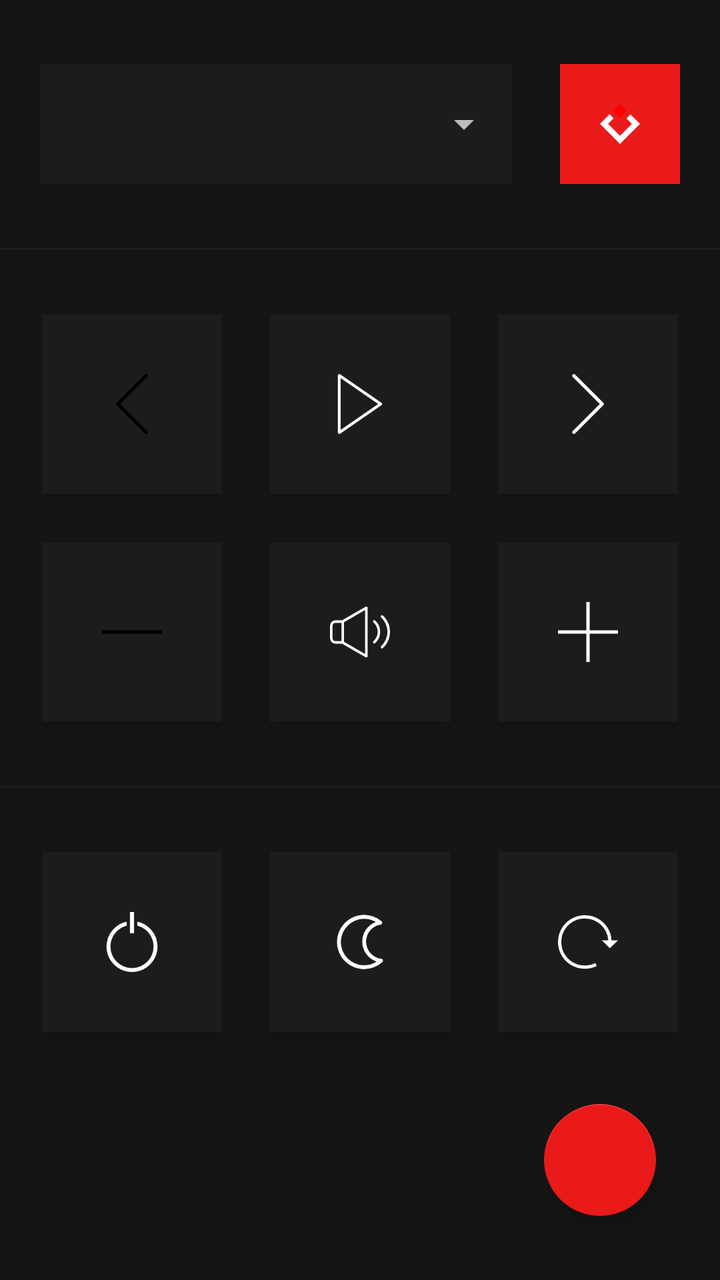
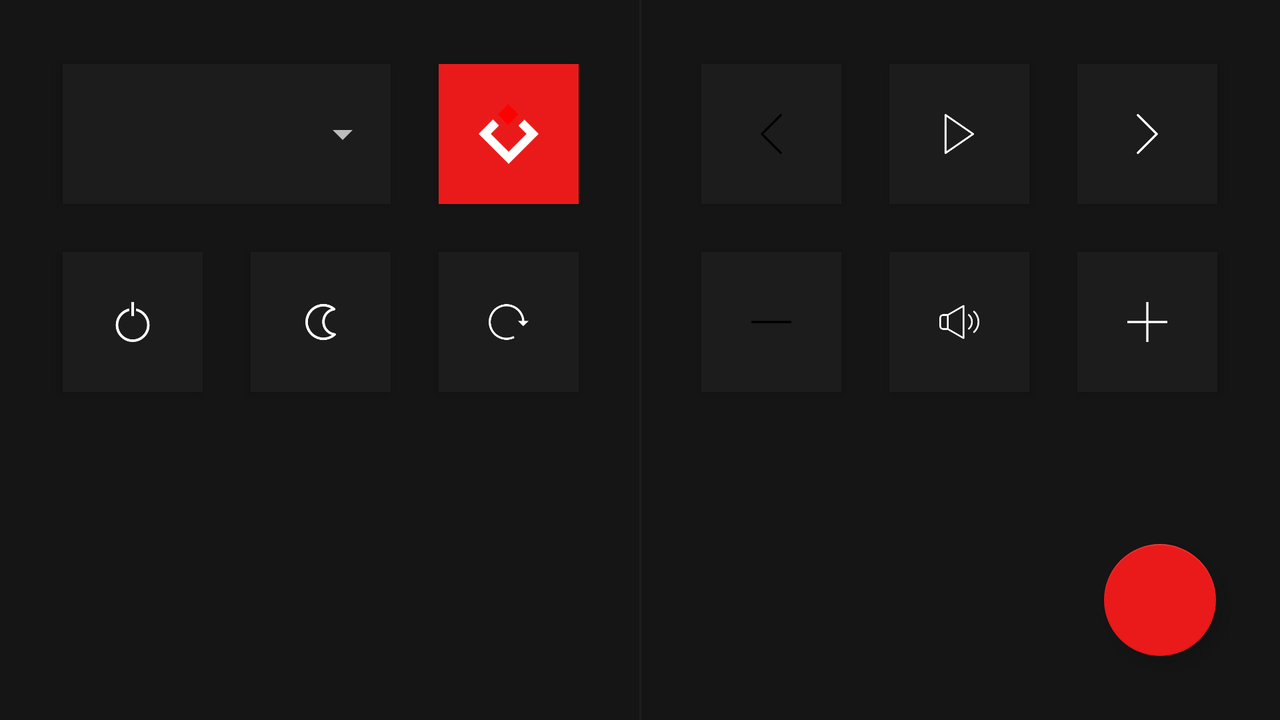

The same Android screen from two of the app's own layout files: first res/layout/ as a phone draws it, then the repository's variant for another configuration, drawn on a device whose configuration selects that folder. Both files follow.
<!-- AndroidManifest.xml: application theme MyTheme -->
<!-- res/layout/fragment_control.xml -->
<?xml version="1.0" encoding="utf-8"?>
<androidx.constraintlayout.widget.ConstraintLayout xmlns:android="http://schemas.android.com/apk/res/android"
    xmlns:app="http://schemas.android.com/apk/res-auto"
    xmlns:tools="http://schemas.android.com/tools"
    android:layout_width="match_parent"
    android:layout_height="match_parent"
    android:background="#151515"
    tools:context=".ControlFragment">


    <ImageButton
        android:id="@+id/button_prev"
        android:layout_width="90dp"
        android:layout_height="90dp"
        android:layout_marginTop="32dp"
        android:layout_marginEnd="24dp"
        android:alpha="1"
        android:background="#1C1C1C"
        android:elevation="3dp"
        android:foreground="?android:attr/selectableItemBackground"
        android:paddingTop="30dp"
        android:paddingBottom="30dp"
        android:scaleType="centerInside"
        android:src="@drawable/prev"
        app:layout_constraintEnd_toStartOf="@+id/button_play"
        app:layout_constraintTop_toBottomOf="@+id/line2" />

    <ImageButton
        android:id="@+id/button_play"
        android:layout_width="90dp"
        android:layout_height="90dp"
        android:alpha="1"
        android:background="#1C1C1C"
        android:elevation="3dp"
        android:foreground="?android:attr/selectableItemBackground"
        android:paddingTop="30dp"
        android:paddingBottom="30dp"
        android:scaleType="centerInside"
        android:src="@drawable/play"
        app:layout_constraintEnd_toEndOf="parent"
        app:layout_constraintHorizontal_bias="0.5"
        app:layout_constraintStart_toStartOf="parent"
        app:layout_constraintTop_toTopOf="@+id/button_prev" />

    <ImageButton
        android:id="@+id/button_next"
        android:layout_width="90dp"
        android:layout_height="90dp"
        android:layout_marginStart="24dp"
        android:alpha="1"
        android:background="#1C1C1C"
        android:elevation="3dp"
        android:foreground="?android:attr/selectableItemBackground"
        android:paddingTop="30dp"
        android:paddingBottom="30dp"
        android:scaleType="centerInside"
        android:src="@drawable/next"
        app:layout_constraintStart_toEndOf="@+id/button_play"
        app:layout_constraintTop_toTopOf="@+id/button_play" />

    <ImageButton
        android:id="@+id/button_vol_down"
        android:layout_width="90dp"
        android:layout_height="90dp"
        android:layout_marginTop="24dp"
        android:alpha="1"
        android:background="#1C1C1C"
        android:elevation="3dp"
        android:foreground="?android:attr/selectableItemBackground"
        android:paddingTop="30dp"
        android:paddingBottom="30dp"
        android:scaleType="centerInside"
        android:src="@drawable/down"
        app:layout_constraintStart_toStartOf="@+id/button_prev"
        app:layout_constraintTop_toBottomOf="@+id/button_prev" />

    <ImageButton
        android:id="@+id/button_vol_mute"
        android:layout_width="90dp"
        android:layout_height="90dp"
        android:alpha="1"
        android:background="#1C1C1C"
        android:elevation="3dp"
        android:foreground="?android:attr/selectableItemBackground"
        android:paddingTop="30dp"
        android:paddingBottom="30dp"
        android:scaleType="centerInside"
        android:src="@drawable/mute"
        app:layout_constraintStart_toStartOf="@+id/button_play"
        app:layout_constraintTop_toTopOf="@+id/button_vol_down" />

    <ImageButton
        android:id="@+id/button_vol_up"
        android:layout_width="90dp"
        android:layout_height="90dp"
        android:alpha="1"
        android:background="#1C1C1C"
        android:elevation="3dp"
        android:foreground="?android:attr/selectableItemBackground"
        android:paddingTop="30dp"
        android:paddingBottom="30dp"
        android:scaleType="centerInside"
        android:src="@drawable/up"
        app:layout_constraintStart_toStartOf="@+id/button_next"
        app:layout_constraintTop_toTopOf="@+id/button_vol_mute" />

    <com.google.android.material.floatingactionbutton.FloatingActionButton
        android:id="@+id/floatingActionButton"
        android:layout_width="wrap_content"
        android:layout_height="wrap_content"
        android:layout_marginEnd="32dp"
        android:layout_marginBottom="32dp"
        android:clickable="true"
        app:backgroundTint="#EA1A1A"
        app:layout_constraintBottom_toBottomOf="parent"
        app:layout_constraintEnd_toEndOf="parent"
        app:srcCompat="@drawable/ic_add" />

    <ImageButton
        android:id="@+id/button_shutdown"
        android:layout_width="90dp"
        android:layout_height="90dp"
        android:layout_marginTop="32dp"
        android:layout_marginEnd="24dp"
        android:background="#1C1C1C"
        android:elevation="3dp"
        android:foreground="?android:attr/selectableItemBackground"
        android:paddingTop="30dp"
        android:paddingBottom="30dp"
        android:scaleType="centerInside"
        android:src="@drawable/shutdown"
        app:layout_constraintEnd_toStartOf="@+id/button_sleep"
        app:layout_constraintTop_toBottomOf="@+id/line" />

    <ImageButton
        android:id="@+id/button_sleep"
        android:layout_width="90dp"
        android:layout_height="90dp"
        android:background="#1C1C1C"
        android:elevation="3dp"
        android:foreground="?android:attr/selectableItemBackground"
        android:paddingTop="30dp"
        android:paddingBottom="30dp"
        android:scaleType="centerInside"
        android:src="@drawable/sleep"
        app:layout_constraintEnd_toEndOf="parent"
        app:layout_constraintHorizontal_bias="0.5"
        app:layout_constraintStart_toStartOf="parent"
        app:layout_constraintTop_toTopOf="@+id/button_shutdown" />

    <ImageButton
        android:id="@+id/button_restart"
        android:layout_width="90dp"
        android:layout_height="90dp"
        android:layout_marginStart="24dp"
        android:background="#1C1C1C"
        android:elevation="3dp"
        android:foreground="?android:attr/selectableItemBackground"
        android:paddingTop="30dp"
        android:paddingBottom="30dp"
        android:scaleType="centerInside"
        android:src="@drawable/restart"
        app:layout_constraintStart_toEndOf="@+id/button_sleep"
        app:layout_constraintTop_toTopOf="@+id/button_sleep" />

    <View
        android:id="@+id/line"
        android:layout_width="0dp"
        android:layout_height="1dp"
        android:layout_marginTop="32dp"
        android:background="#1E1E1E"
        app:layout_constraintEnd_toEndOf="parent"
        app:layout_constraintStart_toStartOf="parent"
        app:layout_constraintTop_toBottomOf="@+id/button_vol_mute" />

    <View
        android:id="@+id/line2"
        android:layout_width="0dp"
        android:layout_height="1dp"
        android:layout_marginTop="32dp"
        android:background="#1E1E1E"
        app:layout_constraintEnd_toEndOf="parent"
        app:layout_constraintStart_toStartOf="parent"
        app:layout_constraintTop_toBottomOf="@+id/spinnerHolder" />

    <View
        android:id="@+id/spinnerHolder"
        android:layout_width="236dp"
        android:layout_height="60dp"
        android:layout_marginTop="32dp"
        android:background="#1C1C1C"
        android:elevation="3dp"
        app:layout_constraintEnd_toEndOf="parent"
        app:layout_constraintEnd_toStartOf="@+id/imageButton"
        app:layout_constraintHorizontal_bias="0.5"
        app:layout_constraintHorizontal_chainStyle="packed"
        app:layout_constraintStart_toStartOf="parent"
        app:layout_constraintTop_toTopOf="parent" />

    <Spinner
        android:id="@+id/spinner"
        android:layout_width="0dp"
        android:layout_height="0dp"
        android:dropDownWidth="match_parent"
        android:paddingStart="15dp"
        android:elevation="3dp"
        app:layout_constraintBottom_toBottomOf="@+id/spinnerHolder"
        app:layout_constraintEnd_toEndOf="@+id/spinnerHolder"
        app:layout_constraintStart_toStartOf="@+id/spinnerHolder"
        app:layout_constraintTop_toTopOf="@+id/spinnerHolder" />

    <ImageButton
        android:id="@+id/imageButton"
        android:layout_width="60dp"
        android:layout_height="60dp"
        android:layout_marginStart="24dp"
        android:background="#EA1A1A"
        android:elevation="3dp"
        android:foreground="?android:attr/selectableItemBackground"
        android:padding="20dp"
        android:scaleType="fitCenter"
        app:srcCompat="@drawable/ic_logo"
        app:layout_constraintEnd_toEndOf="parent"
        app:layout_constraintHorizontal_bias="0.5"
        app:layout_constraintStart_toEndOf="@+id/spinnerHolder"
        app:layout_constraintTop_toTopOf="@+id/spinnerHolder" />

</androidx.constraintlayout.widget.ConstraintLayout>
<!-- resources referenced by this layout -->
<resources>
  <!-- drawable down: png bitmap (drawable, 392 bytes) -->
  <!-- drawable ic_logo (drawable) -->
  <vector xmlns:android="http://schemas.android.com/apk/res/android"
      android:width="350.71dp"
      android:height="348.2dp"
      android:viewportWidth="350.71"
      android:viewportHeight="348.2">
    <path
        android:pathData="M172.607,-0.005l59.998,59.998l-59.998,59.998l-59.998,-59.998z"
        android:fillColor="#ff0000"/>
    <path
        android:pathData="M175.35,348.2l-175.35,-175.36l83.68,-83.67l35.35,35.35l-48.32,48.32l104.64,104.65l104.65,-104.65l-47.82,-47.82l35.35,-35.35l83.18,83.17l-175.36,175.36z"
        android:fillColor="#fff"/>
  </vector>
  <!-- drawable mute: png bitmap (drawable, 3102 bytes) -->
  <!-- drawable next: png bitmap (drawable, 2057 bytes) -->
  <!-- drawable play: png bitmap (drawable, 2242 bytes) -->
  <!-- drawable prev: png bitmap (drawable, 676 bytes) -->
  <!-- drawable restart: png bitmap (drawable, 3225 bytes) -->
  <!-- drawable shutdown: png bitmap (drawable, 3393 bytes) -->
  <!-- drawable sleep: png bitmap (drawable, 3540 bytes) -->
  <!-- drawable up: png bitmap (drawable, 1588 bytes) -->
  <style name="MyTheme" parent="Theme.AppCompat.NoActionBar">
          
          <item name="colorPrimary">@color/colorPrimary</item>
          <item name="colorPrimaryDark">@color/colorPrimaryDark</item>
          <item name="colorAccent">@color/colorAccent</item>
          <item name="android:statusBarColor" tools:targetApi="lollipop">@color/colorStatus</item>
      </style>
  <color name="colorPrimary">#6200EE</color>
  <color name="colorPrimaryDark">#3700B3</color>
  <color name="colorAccent">#03DAC5</color>
  <color name="colorStatus">#141414</color>
</resources>
<!-- res/layout-land/fragment_control.xml (the repository's variant of the layout above) -->
<!-- drawn on the phone turned sideways -->
<?xml version="1.0" encoding="utf-8"?>
<androidx.constraintlayout.widget.ConstraintLayout xmlns:android="http://schemas.android.com/apk/res/android"
    xmlns:app="http://schemas.android.com/apk/res-auto"
    xmlns:tools="http://schemas.android.com/tools"
    android:layout_width="match_parent"
    android:layout_height="match_parent"
    android:background="#151515"
    tools:context=".ControlFragment">


    <ImageButton
        android:id="@+id/button_prev"
        android:layout_width="70dp"
        android:layout_height="70dp"
        android:layout_marginTop="32dp"
        android:layout_marginEnd="24dp"
        android:alpha="1"
        android:background="#1C1C1C"
        android:elevation="3dp"
        android:foreground="?android:attr/selectableItemBackground"
        android:padding="25dp"
        android:scaleType="centerInside"
        android:src="@drawable/prev"
        app:layout_constraintEnd_toStartOf="@+id/button_play"
        app:layout_constraintTop_toTopOf="parent" />

    <ImageButton
        android:id="@+id/button_play"
        android:layout_width="70dp"
        android:layout_height="70dp"
        android:alpha="1"
        android:background="#1C1C1C"
        android:elevation="3dp"
        android:foreground="?android:attr/selectableItemBackground"
        android:padding="25dp"
        android:scaleType="centerInside"
        android:src="@drawable/play"
        app:layout_constraintEnd_toEndOf="parent"
        app:layout_constraintHorizontal_bias="0.5"
        app:layout_constraintStart_toStartOf="@id/line"
        app:layout_constraintTop_toTopOf="@+id/button_prev" />

    <ImageButton
        android:id="@+id/button_next"
        android:layout_width="70dp"
        android:layout_height="70dp"
        android:layout_marginStart="24dp"
        android:alpha="1"
        android:background="#1C1C1C"
        android:elevation="3dp"
        android:foreground="?android:attr/selectableItemBackground"
        android:padding="25dp"
        android:scaleType="centerInside"
        android:src="@drawable/next"
        app:layout_constraintStart_toEndOf="@+id/button_play"
        app:layout_constraintTop_toTopOf="@+id/button_play" />

    <ImageButton
        android:id="@+id/button_vol_down"
        android:layout_width="70dp"
        android:layout_height="70dp"
        android:layout_marginTop="24dp"
        android:alpha="1"
        android:background="#1C1C1C"
        android:elevation="3dp"
        android:foreground="?android:attr/selectableItemBackground"
        android:padding="25dp"
        android:scaleType="centerInside"
        android:src="@drawable/down"
        app:layout_constraintStart_toStartOf="@+id/button_prev"
        app:layout_constraintTop_toBottomOf="@+id/button_prev" />

    <ImageButton
        android:id="@+id/button_vol_mute"
        android:layout_width="70dp"
        android:layout_height="70dp"
        android:alpha="1"
        android:background="#1C1C1C"
        android:elevation="3dp"
        android:foreground="?android:attr/selectableItemBackground"
        android:padding="25dp"
        android:scaleType="centerInside"
        android:src="@drawable/mute"
        app:layout_constraintStart_toStartOf="@+id/button_play"
        app:layout_constraintTop_toTopOf="@+id/button_vol_down" />

    <ImageButton
        android:id="@+id/button_vol_up"
        android:layout_width="70dp"
        android:layout_height="70dp"
        android:alpha="1"
        android:background="#1C1C1C"
        android:elevation="3dp"
        android:foreground="?android:attr/selectableItemBackground"
        android:padding="25dp"
        android:scaleType="centerInside"
        android:src="@drawable/up"
        app:layout_constraintStart_toStartOf="@+id/button_next"
        app:layout_constraintTop_toTopOf="@+id/button_vol_mute" />

    <com.google.android.material.floatingactionbutton.FloatingActionButton
        android:id="@+id/floatingActionButton"
        android:layout_width="wrap_content"
        android:layout_height="wrap_content"
        android:layout_marginEnd="32dp"
        android:layout_marginBottom="32dp"
        android:clickable="true"
        app:backgroundTint="#EA1A1A"
        app:layout_constraintBottom_toBottomOf="parent"
        app:layout_constraintEnd_toEndOf="parent"
        app:srcCompat="@drawable/ic_add" />

    <ImageButton
        android:id="@+id/button_shutdown"
        android:layout_width="70dp"
        android:layout_height="70dp"
        android:layout_marginEnd="24dp"
        android:background="#1C1C1C"
        android:elevation="3dp"
        android:foreground="?android:attr/selectableItemBackground"
        android:padding="25dp"
        android:scaleType="centerInside"
        android:src="@drawable/shutdown"
        app:layout_constraintBottom_toBottomOf="@+id/button_vol_down"
        app:layout_constraintEnd_toStartOf="@+id/button_sleep" />

    <ImageButton
        android:id="@+id/button_sleep"
        android:layout_width="70dp"
        android:layout_height="70dp"
        android:background="#1C1C1C"
        android:elevation="3dp"
        android:foreground="?android:attr/selectableItemBackground"
        android:padding="25dp"
        android:scaleType="centerInside"
        android:src="@drawable/sleep"
        app:layout_constraintEnd_toEndOf="@id/line"
        app:layout_constraintHorizontal_bias="0.5"
        app:layout_constraintStart_toStartOf="parent"
        app:layout_constraintTop_toTopOf="@+id/button_shutdown" />

    <ImageButton
        android:id="@+id/button_restart"
        android:layout_width="70dp"
        android:layout_height="70dp"
        android:layout_marginStart="24dp"
        android:background="#1C1C1C"
        android:elevation="3dp"
        android:foreground="?android:attr/selectableItemBackground"
        android:padding="25dp"
        android:scaleType="centerInside"
        android:src="@drawable/restart"
        app:layout_constraintStart_toEndOf="@+id/button_sleep"
        app:layout_constraintTop_toTopOf="@+id/button_sleep" />

    <View
        android:id="@+id/line"
        android:layout_width="1dp"
        android:layout_height="0dp"
        android:background="#1E1E1E"
        app:layout_constraintBottom_toBottomOf="parent"
        app:layout_constraintEnd_toEndOf="parent"
        app:layout_constraintStart_toStartOf="parent"
        app:layout_constraintTop_toTopOf="parent" />

    <View
        android:id="@+id/spinnerHolder"
        android:layout_width="164dp"
        android:layout_height="70dp"
        android:background="#1C1C1C"
        android:elevation="3dp"
        app:layout_constraintBottom_toBottomOf="@+id/button_prev"
        app:layout_constraintEnd_toEndOf="parent"
        app:layout_constraintEnd_toStartOf="@+id/imageButton"
        app:layout_constraintHorizontal_bias="0.5"
        app:layout_constraintHorizontal_chainStyle="packed"
        app:layout_constraintStart_toStartOf="parent"
        app:layout_constraintTop_toTopOf="@+id/button_prev" />

    <Spinner
        android:id="@+id/spinner"
        android:layout_width="0dp"
        android:layout_height="0dp"
        android:dropDownWidth="match_parent"
        android:paddingStart="15dp"
        android:elevation="3dp"
        app:layout_constraintBottom_toBottomOf="@+id/spinnerHolder"
        app:layout_constraintEnd_toEndOf="@+id/spinnerHolder"
        app:layout_constraintStart_toStartOf="@+id/spinnerHolder"
        app:layout_constraintTop_toTopOf="@+id/spinnerHolder" />

    <ImageButton
        android:id="@+id/imageButton"
        android:layout_width="70dp"
        android:layout_height="70dp"
        android:layout_marginStart="24dp"
        android:background="#EA1A1A"
        android:foreground="?android:attr/selectableItemBackground"
        android:elevation="3dp"
        android:padding="20dp"
        android:scaleType="fitCenter"
        app:layout_constraintEnd_toEndOf="@id/line"
        app:layout_constraintHorizontal_bias="0.5"
        app:layout_constraintStart_toEndOf="@+id/spinnerHolder"
        app:layout_constraintTop_toTopOf="@+id/spinnerHolder"
        app:srcCompat="@drawable/ic_logo" />

</androidx.constraintlayout.widget.ConstraintLayout>
